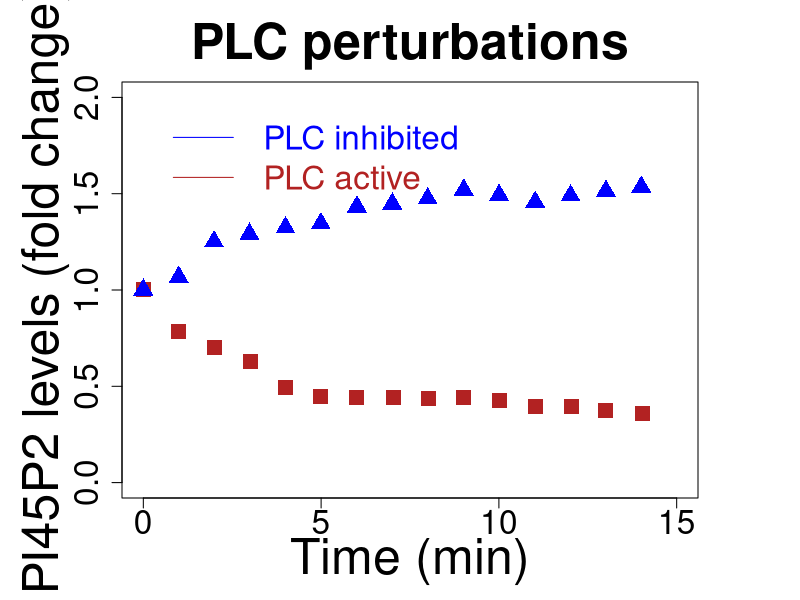

Recreate this plot in R. (Note: this script raises an error after producing the figure.)
### Please run model first ###

### Figure S5a ###
### Pochynyuk_data_PIP2_ENaC ###

# tiff("P2F2_Fig_2_pochy.tiff", height = 20, width = 34, units = 'cm',compression = "lzw", res = 300)

wd = getwd()
setwd(file.path(wd,'data_Pochynyuck'))
pochynyuk_data_1 = read.csv("Pochynyuk_data_PI45P2_PLC.csv")
setwd(wd)

par(mar=c(5,6,4,5)+.1)
plot(pochynyuk_data_1$PLC_active_X,pochynyuk_data_1$PLC_active_Y,
	type='p',col='firebrick',pch=15,cex=2,xlim=c(0,15),ylim=c(0,2),
	main='PLC perturbations',
	xlab='Time (min)',
	ylab='PI45P2 levels (fold change)',
	cex.lab=3,cex.main=3,cex.axis=2
	)
points(pochynyuk_data_1$PLC_inhibited_X,pochynyuk_data_1$PLC_inhibited_Y,
	type='p',col='blue',pch=17,cex=2)
legend(x=0,y=2,legend=c('PLC inhibited','PLC active'),lty=1,col=c('blue','firebrick'),text.col=c('blue','firebrick'),bty = "n",cex=2)



# Insert the number of time units that the simulation will run
tmax=5000
# Insert the step of the simulation
tstep=1
t=seq(0,tmax+1,tstep) 	# time

### perturbations for Pochynyuk PI45P2_PLC data 

# Finaly remove the # form the front of all the next code lines
# On the first column put the time of the perturbation
#ptime=c(0,1000,1500,2000,2500,3000,4000,max(t));
# On the second column put the variables to be altered. (ex: 'X')
#pvar=c('novar','gamma_PLC_i_a','gamma_PLC_i_a','gamma_PLC_i_a','gamma_PLC_i_a','DGK','DGK','novar')
# On the third the new value for the variable.
#pval=c(NA,
#	parameters[names(parameters)=='gamma_PLC_i_a']*0.01,
#	parameters[names(parameters)=='gamma_PLC_i_a'],
#	parameters[names(parameters)=='gamma_PLC_i_a']*20,
#	parameters[names(parameters)=='gamma_PLC_i_a'],
#	parameters[names(parameters)=='DGK']*0.33,
#	parameters[names(parameters)=='DGK'],
#	NA)
#perturbations=data.frame(time=ptime,var=pvar,val=pval)
#perturbations



# Finaly remove the # form the front of all the next code lines
# On the first column put the time of the perturbation
ptime=c(0,1000,1500,2000,2500,3000,4000,max(t));
# On the second column put the variables to be altered. (ex: 'X')
pvar=c('novar','PLC','PLC','PLC','PLC','DGK','DGK','novar')
# On the third the new value for the variable.
pval=c(NA,
	parameters[names(parameters)=='PLC']*0.01,
	parameters[names(parameters)=='PLC'],
	parameters[names(parameters)=='PLC']*4,
	parameters[names(parameters)=='PLC'],
	parameters[names(parameters)=='DGK']*0.1,
	parameters[names(parameters)=='DGK'],
	NA)
perturbations=data.frame(time=ptime,var=pvar,val=pval)
perturbations


out = Cruncher(state,t,equations,parameters,perturbations)						# no perturbations			# with perturbations
# edit(out)
# View(out)

# normalized graphs
stst=out[500,]						# getting steady state at time 500
out_n=cbind(time=out[1],out[,2:ncol(out)])
tail(out_n)
out_norm=out[,1]						# creating matrix out_norm to store the normalized information
for (i in 2:ncol(out))
	{
	newc=c(out_n[,i]/as.numeric(stst[i]))	# normalizing to steady state got at time 500
	out_norm=cbind(out_norm,newc)			# storing normalized information
	}
colnames(out_norm)=colnames(out)
head(out_norm)
# View(out_norm)

points((out_norm[1000:1015,1]-1000),out_norm[1000:1015,7],type='l',col='blue',lwd='5')
points((out_norm[2000:2015,1]-2000),out_norm[2000:2015,7],type='l',col='firebrick',lwd='5')

# dev.off()








